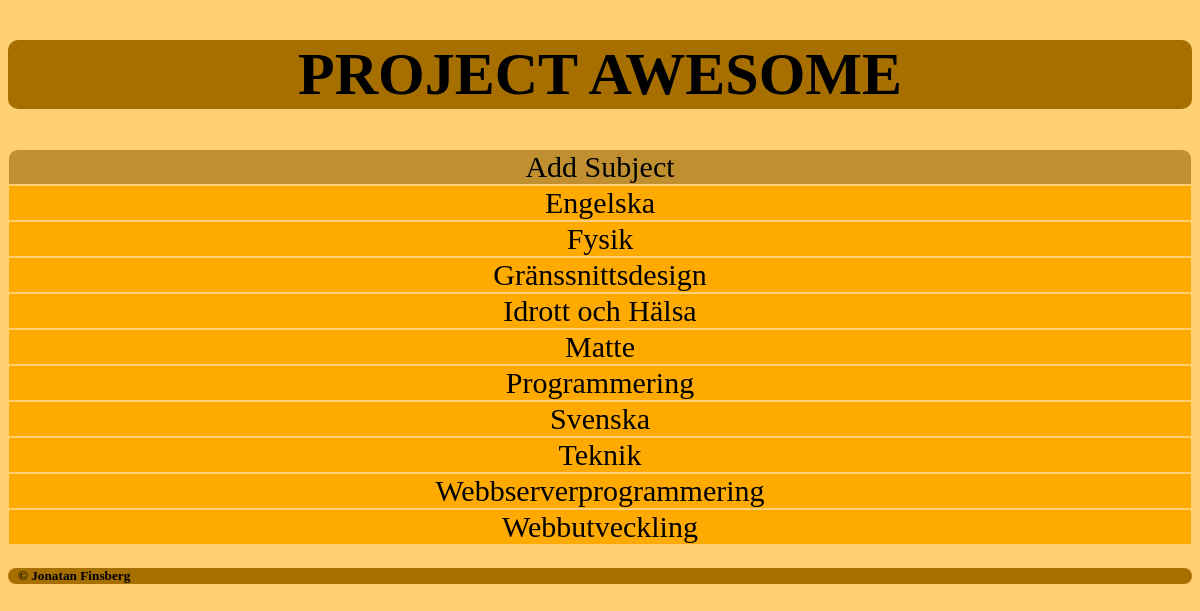
The page / on the database its author committed.
### tables this page shows
CREATE TABLE IF NOT EXISTS `subjects` (
  `id` int(11) NOT NULL AUTO_INCREMENT,
  `name` varchar(32) NOT NULL,
  PRIMARY KEY (`id`)
);

### index.php (the view, shortened to what this page needs)
<!DOCTYPE html>
<html>
	<head>
		<link rel="stylesheet" type="text/css" href="style.css"/>
	</head>
<body>
	<header id="header">
		<h1><a href="index.php">PROJECT AWESOME</a></h1>
	</header>
	<nav class="menu">
		<ul id="subjectNavigation">
			<li id="addSubject">
				<a href="add_subject.php">Add Subject</a>
			</li>
			<?php
				$host     = "localhost";
				$dbname   = "project_awesome";
				$username = "project_awesome";
				$password = "awepro";
				$dsn = "mysql:host=$host;dbname=$dbname";
				$attr = array(PDO::ATTR_DEFAULT_FETCH_MODE => PDO::FETCH_ASSOC);
				$pdo = new PDO($dsn, $username, $password, $attr);
				foreach($pdo->query("SELECT * FROM subjects ORDER BY name") as $row)
				{
					echo "<li class=\"subjects\"><a href=\"summaries.php?subject_id={$row['id']}\">{$row['name']}</a></li>";
				}
			?>
		</ul>
	</nav>
	<footer id="footer">
		<h5> &copy Jonatan Finsberg</h5>
	</footer>
</body>
</html>

### style.css (style rules this page uses)
#header { background-color: #a66f00; font-size: 30px; text-align: center; border-radius: 10px; }
#header a { text-decoration: none; color: black; }
#footer { background-color: #a66f00; border-radius: 10px; text-indent: 10px; }
html { background-color: #ffd073; }
#addSubject { background-color: #bf8f30; font-size: 30px; text-align: center; border: 1px solid #ffd073; border-top-right-radius: 10px; border-top-left-radius: 10px; list-style: none; background-position: center; }
#addSubject a { text-decoration: none; color: black; }
.subjects { background-color: #ffaa00; font-size: 30px; text-align: center; border: 1px solid #ffd073; list-style: none; background-position: center; }
.subjects a { text-decoration: none; color: black; }
#subjectNavigation { padding: 0; }

### rows shown on the page
subjects: name "Engelska"
subjects: name "Fysik"
subjects: name "Gränssnittsdesign"
subjects: name "Idrott och Hälsa"
subjects: name "Matte"
subjects: name "Programmering"
subjects: name "Svenska"
subjects: name "Teknik"
subjects: name "Webbserverprogrammering"
subjects: name "Webbutveckling"
